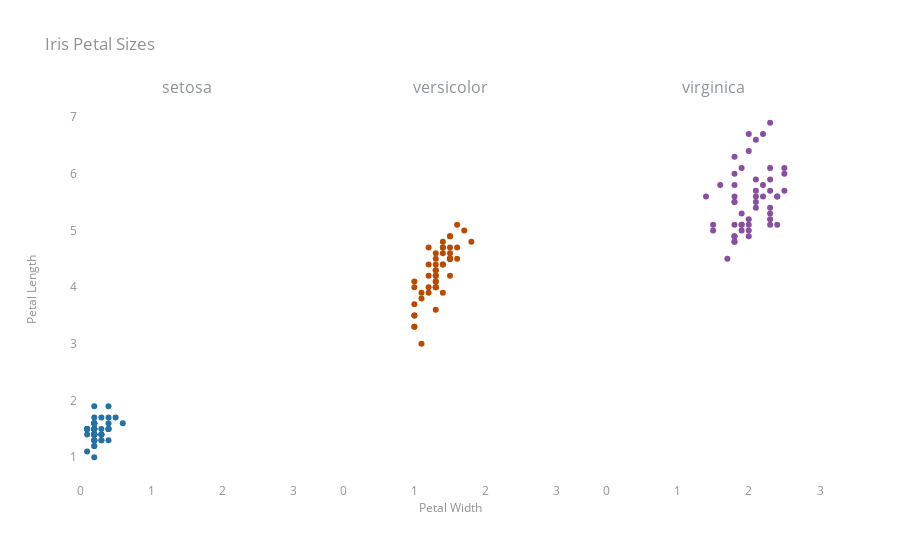

Source (notebook cell):
### Markdown cell above
Plot still looks a little busy with all the redundant axes labels. The legend is also redundant since we already have the data separated out. To make it look nicer, we will:

1. Remove the legend
1. Remove the duplicated axis titles
1. Remove axes lines
1. Ensure all subplots are displaying a consistent range for both axes

### Code cell
fig_subplots_clean = make_subplots(rows = 1, 
                                   cols = 3, 
                                   subplot_titles= unique_species,
                                   shared_yaxes = True             # Have all plots share the same axis
                                  ) 


# like before, iterate through each category (species). To make this easier to add to subplot
for i in range(len(unique_species)): # i = 0, 1, 2
    species = unique_species[i]
    # Get only the rows in df where the species value matches the current species
    species_df = df[df['species'] == species]  
    
    # Add a scatter graph object
    fig_subplots_clean.add_trace(go.Scatter(x = species_df["petal_width"],
                                            y = species_df["petal_length"],
                                            mode = "markers",
                                            name = species, 
                                            marker = dict(color = species_colors[species])
                                           ),
                                 row = 1,    
                                 col = i + 1 
                                )
#####

# Update layout
fig_subplots_clean.update_layout(plot_bgcolor = "white", 
                                 font = dict(color = "#909497"),
                                 title = dict(text = "Iris Petal Sizes"),
                                 showlegend = False     # Remove legend 
                                )

#fix the x axes range because shared_xaxes can't be used
fig_subplots_clean.update_xaxes(linecolor = "white", 
                                range = [0, 3],          # [xaxis minimum, xaxis maximum]
                                tickvals = [0, 1, 2, 3]) # list of values to add tick marks
fig_subplots_clean.update_yaxes(tickformat = ",", linecolor = "white") 

#use the add_annotations() command to generate both the x-axis and y-axis titles instead of update_axes(title = ...) and update_yaxes(title = ...)

#x axis title
fig_subplots_clean.add_annotation(text = "Petal Width",
                                  xref = "paper",
                                  yref = "paper",
                                  x = 0.5,
                                  y = -0.1,
                                  showarrow = False)

#y axis title
fig_subplots_clean.add_annotation(text = "Petal Length",
                                  xref = "paper",
                                  yref = "paper",
                                  x = -0.08,
                                  y = 0.5,
                                  showarrow = False,
                                  textangle = -90)

fig_subplots_clean.show()

### Figure 1 — Plotly figure (JSON) as saved in the notebook; plotly's stock layout.template omitted (floating-point values rounded to 4 significant figures)
{"data": [{"marker": {"color": "#2471A3"}, "mode": "markers", "name": "setosa", "type": "scatter", "x": [0.2, 0.2, 0.2, 0.2, 0.2, 0.4, 0.3, 0.2, 0.2, 0.1, 0.2, 0.2, 0.1, 0.1, 0.2, 0.4, 0.4, 0.3, 0.3, 0.3, 0.2, 0.4, 0.2, 0.5, 0.2, 0.2, 0.4, 0.2, 0.2, 0.2, 0.2, 0.4, 0.1, 0.2, 0.1, 0.2, 0.2, 0.1, 0.2, 0.2, 0.3, 0.3, 0.2, 0.6, 0.4, 0.3, 0.2, 0.2, 0.2, 0.2], "xaxis": "x", "y": [1.4, 1.4, 1.3, 1.5, 1.4, 1.7, 1.4, 1.5, 1.4, 1.5, 1.5, 1.6, 1.4, 1.1, 1.2, 1.5, 1.3, 1.4, 1.7, 1.5, 1.7, 1.5, 1, 1.7, 1.9, 1.6, 1.6, 1.5, 1.4, 1.6, 1.6, 1.5, 1.5, 1.4, 1.5, 1.2, 1.3, 1.5, 1.3, 1.5, 1.3, 1.3, 1.3, 1.6, 1.9, 1.4, 1.6, 1.4, 1.5, 1.4], "yaxis": "y"}, {"marker": {"color": "#BA4A00"}, "mode": "markers", "name": "versicolor", "type": "scatter", "x": [1.4, 1.5, 1.5, 1.3, 1.5, 1.3, 1.6, 1, 1.3, 1.4, 1, 1.5, 1, 1.4, 1.3, 1.4, 1.5, 1, 1.5, 1.1, 1.8, 1.3, 1.5, 1.2, 1.3, 1.4, 1.4, 1.7, 1.5, 1, 1.1, 1, 1.2, 1.6, 1.5, 1.6, 1.5, 1.3, 1.3, 1.3, 1.2, 1.4, 1.2, 1, 1.3, 1.2, 1.3, 1.3, 1.1, 1.3], "xaxis": "x2", "y": [4.7, 4.5, 4.9, 4, 4.6, 4.5, 4.7, 3.3, 4.6, 3.9, 3.5, 4.2, 4, 4.7, 3.6, 4.4, 4.5, 4.1, 4.5, 3.9, 4.8, 4, 4.9, 4.7, 4.3, 4.4, 4.8, 5, 4.5, 3.5, 3.8, 3.7, 3.9, 5.1, 4.5, 4.5, 4.7, 4.4, 4.1, 4, 4.4, 4.6, 4, 3.3, 4.2, 4.2, 4.2, 4.3, 3, 4.1], "yaxis": "y2"}, {"marker": {"color": "#884EA0"}, "mode": "markers", "name": "virginica", "type": "scatter", "x": [2.5, 1.9, 2.1, 1.8, 2.2, 2.1, 1.7, 1.8, 1.8, 2.5, 2, 1.9, 2.1, 2, 2.4, 2.3, 1.8, 2.2, 2.3, 1.5, 2.3, 2, 2, 1.8, 2.1, 1.8, 1.8, 1.8, 2.1, 1.6, 1.9, 2, 2.2, 1.5, 1.4, 2.3, 2.4, 1.8, 1.8, 2.1, 2.4, 2.3, 1.9, 2.3, 2.5, 2.3, 1.9, 2, 2.3, 1.8], "xaxis": "x3", "y": [6, 5.1, 5.9, 5.6, 5.8, 6.6, 4.5, 6.3, 5.8, 6.1, 5.1, 5.3, 5.5, 5, 5.1, 5.3, 5.5, 6.7, 6.9, 5, 5.7, 4.9, 6.7, 4.9, 5.7, 6, 4.8, 4.9, 5.6, 5.8, 6.1, 6.4, 5.6, 5.1, 5.6, 6.1, 5.6, 5.5, 4.8, 5.4, 5.6, 5.1, 5.1, 5.9, 5.7, 5.2, 5, 5.2, 5.4, 5.1], "yaxis": "y3"}], "layout": {"annotations": [{"font": {"size": 16}, "showarrow": false, "text": "setosa", "x": 0.1444, "xanchor": "center", "xref": "paper", "y": 1, "yanchor": "bottom", "yref": "paper"}, {"font": {"size": 16}, "showarrow": false, "text": "versicolor", "x": 0.5, "xanchor": "center", "xref": "paper", "y": 1, "yanchor": "bottom", "yref": "paper"}, {"font": {"size": 16}, "showarrow": false, "text": "virginica", "x": 0.8556, "xanchor": "center", "xref": "paper", "y": 1, "yanchor": "bottom", "yref": "paper"}, {"showarrow": false, "text": "Petal Width", "x": 0.5, "xref": "paper", "y": -0.1, "yref": "paper"}, {"showarrow": false, "text": "Petal Length", "textangle": -90, "x": -0.08, "xref": "paper", "y": 0.5, "yref": "paper"}], "font": {"color": "#909497"}, "plot_bgcolor": "white", "showlegend": false, "title": {"text": "Iris Petal Sizes"}, "xaxis": {"anchor": "y", "domain": [0, 0.2889], "linecolor": "white", "range": [0, 3], "tickvals": [0, 1, 2, 3]}, "xaxis2": {"anchor": "y2", "domain": [0.3556, 0.6444], "linecolor": "white", "range": [0, 3], "tickvals": [0, 1, 2, 3]}, "xaxis3": {"anchor": "y3", "domain": [0.7111, 1], "linecolor": "white", "range": [0, 3], "tickvals": [0, 1, 2, 3]}, "yaxis": {"anchor": "x", "domain": [0, 1], "linecolor": "white", "tickformat": ","}, "yaxis2": {"anchor": "x2", "domain": [0, 1], "linecolor": "white", "matches": "y", "showticklabels": false, "tickformat": ","}, "yaxis3": {"anchor": "x3", "domain": [0, 1], "linecolor": "white", "matches": "y", "showticklabels": false, "tickformat": ","}}}
